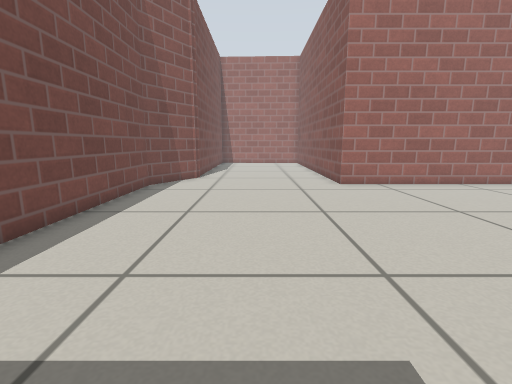
view 1 (above)

16 first-person views from a walk through a Gazebo world. The camera is 0.5 m above the floor, tilts 10° down and sees 85° across. The floor is counted in squares, 0.25 m on a side. Each view is taken from the middle of a square. On the plan, view 1 faces up. The plan holds only what a view shows up to about 16 squares ahead; the rest is blank. The place goes on beyond the plan. Gazebo's built-in surfaces are drawn with simple patterns.

view 2
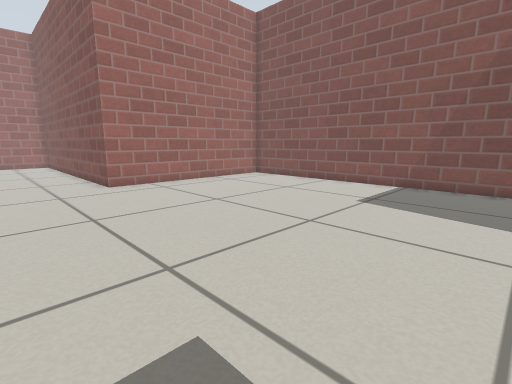

view 3
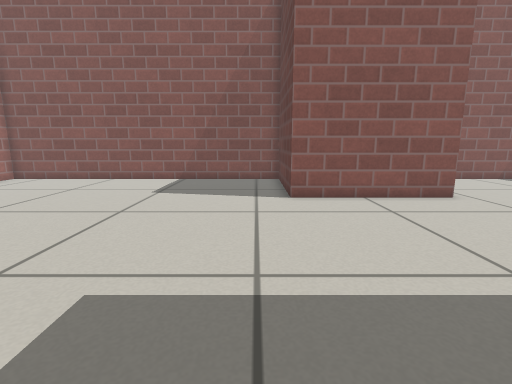

view 4
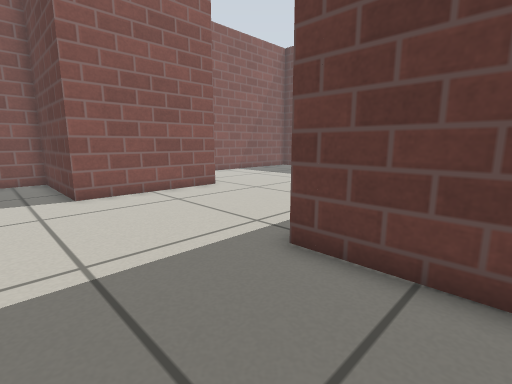

view 5
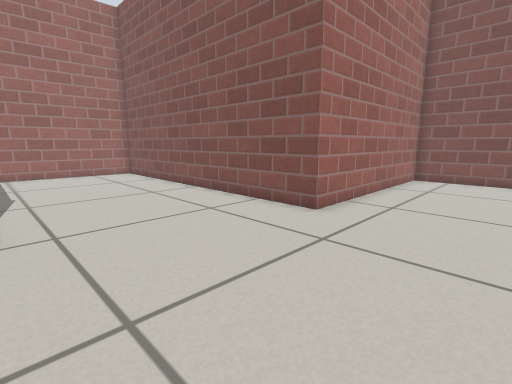

view 6
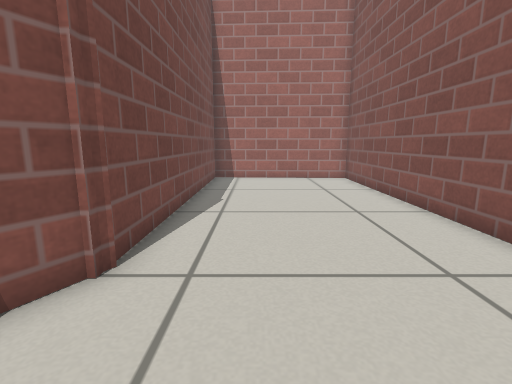

view 7
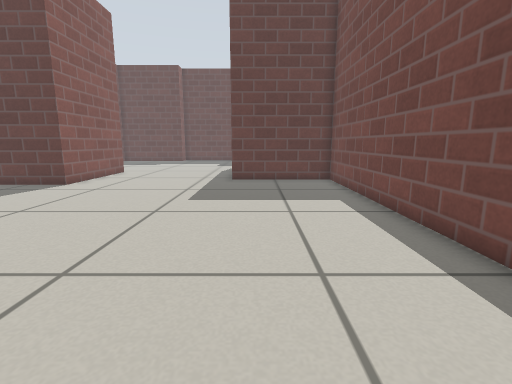

view 8
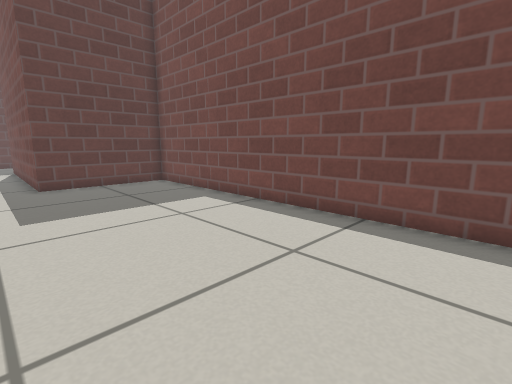

view 9
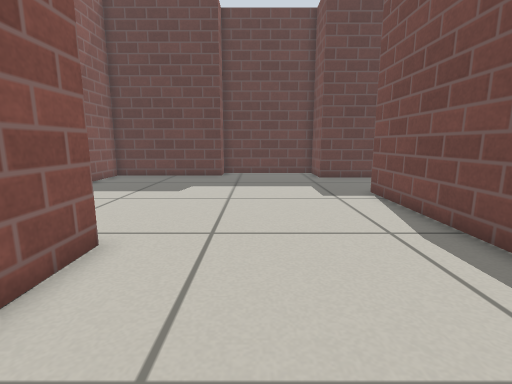

view 10
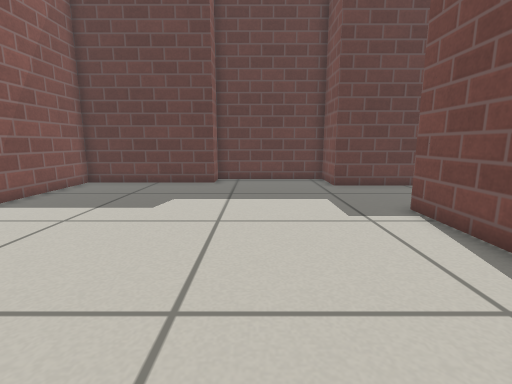

view 11
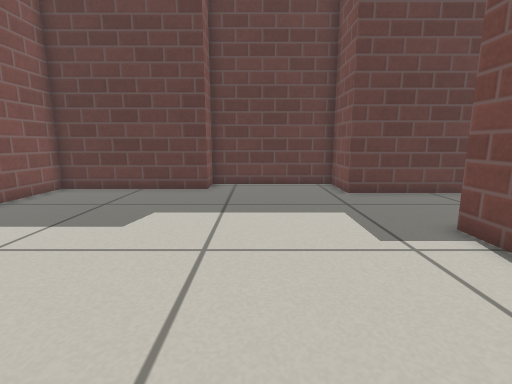

view 12
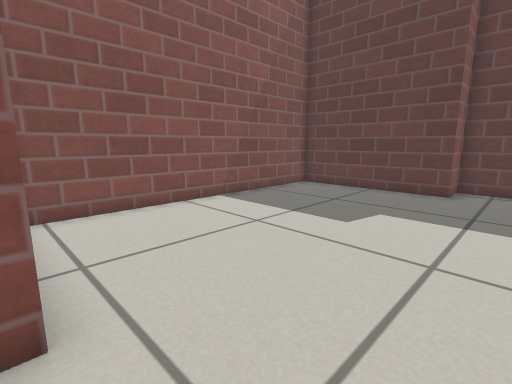

view 13
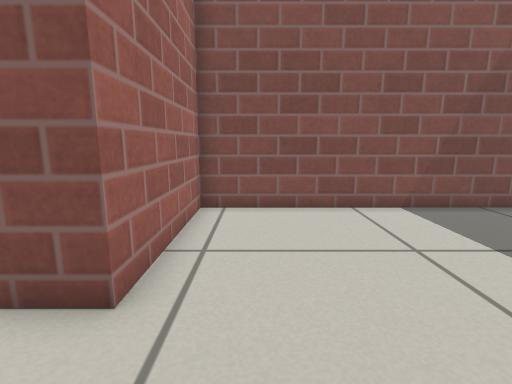

view 14
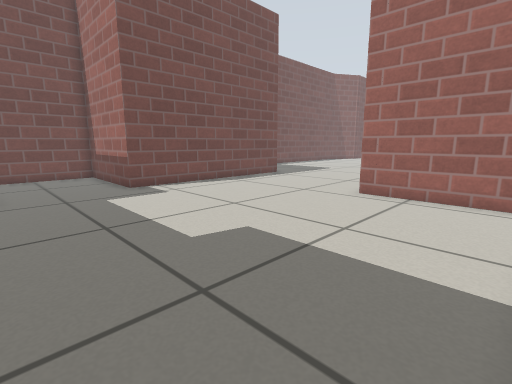

view 15
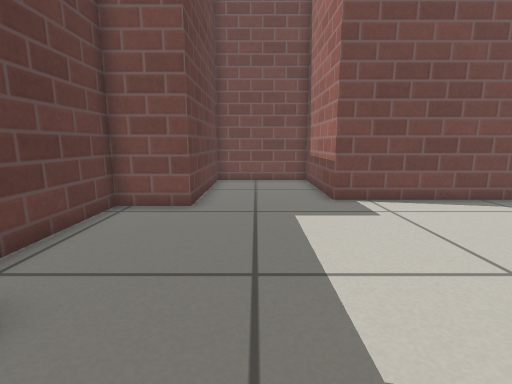

view 16
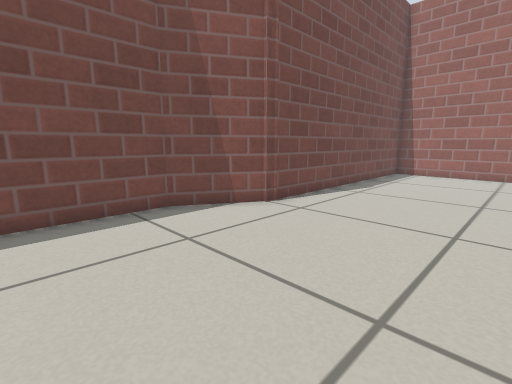

### Floor plan
Points are (right, up) in squares from view 1. A wall is a line through its corners. A room is listed if a view was taken in it or the views show most of it. See-through windows are left out.
Room 1 (views 1, 2, 3, 4, 5, 6, 7, 8, 9, 10, 11, 12, 16)
walls: (-3.2, 16.4) (-5.1, 13.1) (-5.1, -3.3) (0.3, -3.3) (0.3, -8.5); (8.1, -7.3) (8.1, -1.3) (13.5, -1.3) (13.5, 13.5) (4.1, 13.5) (4.1, 27.9) (-3.4, 28.3) (-3.4, 15.8)
ways out: opening at (4, -8.9) to room 2
Room 2 (views 13, 14, 15)
walls: (0.3, -8.5) (0.3, -13.3) (-5.1, -13.3) (-5.1, -18.1) (1.3, -18.1) (1.3, -20.5) (7.1, -20.5) (7.1, -19.1) (13.5, -19.1) (13.5, -7.3) (8.1, -7.3)
ways out: opening at (4, -8.9) to room 1

Where each view was taken, in squares from view 1:
view 1: 0 up, 0 right, facing up
view 2: 0 up, 0 right, facing up-right
view 3: 0 up, 2 left, facing right
view 4: 1 up, 3 left, facing down-right
view 5: 9 up, 3 left, facing up-right
view 6: 12 up, 1 left, facing up
view 7: 12 up, 1 left, facing down
view 8: 11 up, 2 right, facing down-left
view 9: 2 down, 5 right, facing down
view 10: 5 down, 5 right, facing down
view 11: 7 down, 5 right, facing down
view 12: 7 down, 5 right, facing down-right
view 13: 9 down, 5 right, facing right
view 14: 18 down, 13 right, facing up-left
view 15: 16 down, 10 right, facing left
view 16: 9 up, 3 right, facing up-left
